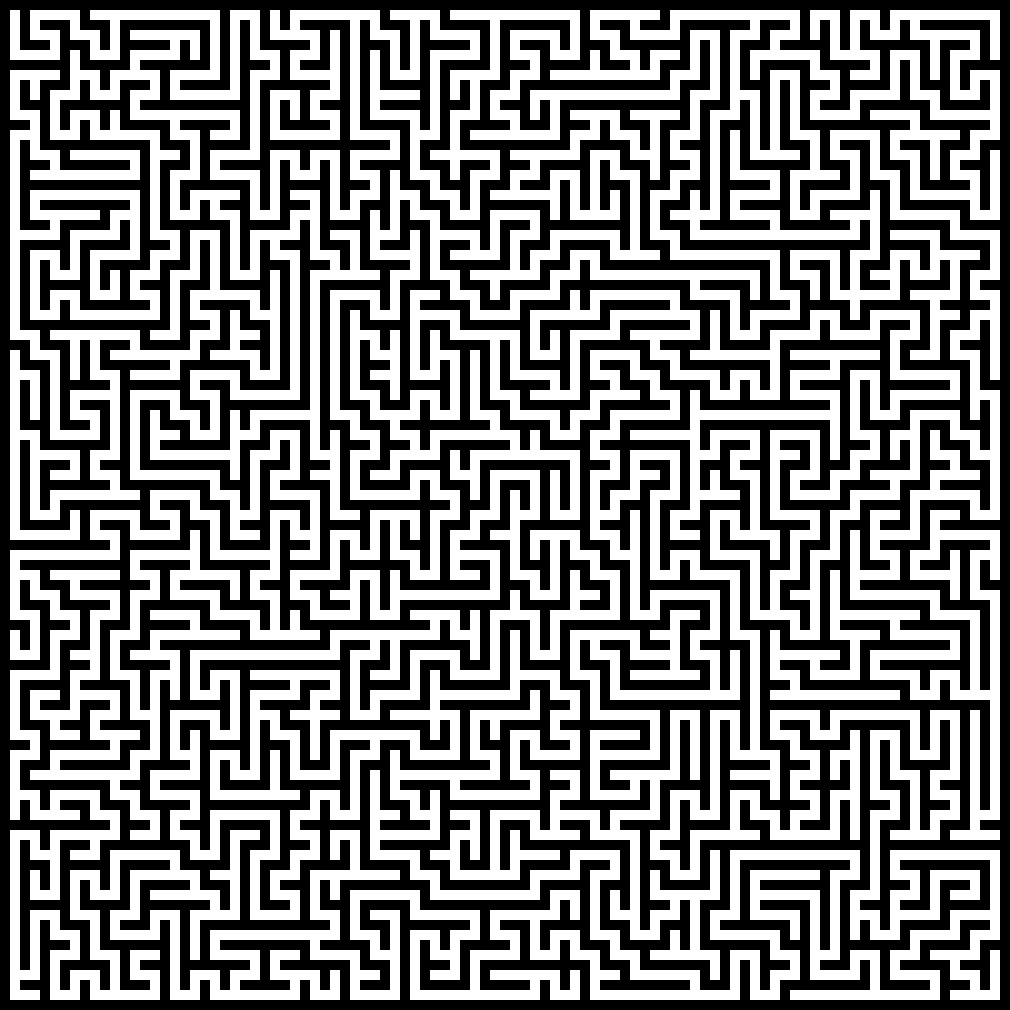

The Python source for this figure:
import numpy as np
from pyquil import Program, get_qc
from pyquil.gates import H, MEASURE
from PIL import Image, ImageDraw
import random


def generate_quantum_entropy(num_qubits, num_shots):
    """Generates entropy from quantum measurements."""
    program = Program()
    ro = program.declare('ro', 'BIT', num_qubits)

    # Apply Hadamard gates to all qubits
    for qubit in range(num_qubits):
        program += H(qubit)

    # Add measurement operations
    for qubit in range(num_qubits):
        program += MEASURE(qubit, ro[qubit])

    try:
        qvm = get_qc(f"{num_qubits}q-square-qvm")
        executable = qvm.compile(program)
        results = qvm.run(executable).readout_data['ro']

        # Combine results into decimal values
        entropy = [
            sum((bit << idx) for idx, bit in enumerate(measurement))
            for measurement in results
        ]
        return entropy
    except Exception as e:
        print(f"Error generating quantum entropy: {e}")
        return None


def initialize_maze(size):
    """Initializes a grid maze with all walls."""
    maze = np.ones((size, size), dtype=np.int8)  # 1 = wall, 0 = path
    return maze


def generate_maze(maze, entropy):
    """Generates a maze using quantum randomness."""
    size = maze.shape[0]
    stack = []
    visited = set()

    # Start in the top-left corner
    start_x, start_y = 1, 1
    maze[start_y, start_x] = 0  # Open the starting cell
    visited.add((start_x, start_y))
    stack.append((start_x, start_y))

    directions = [(0, -2), (0, 2), (-2, 0), (2, 0)]  # Up, Down, Left, Right

    while stack:
        current_x, current_y = stack[-1]
        random.shuffle(directions)  # Shuffle the directions for randomness

        moved = False
        for dx, dy in directions:
            nx, ny = current_x + dx, current_y + dy
            if 1 <= nx < size - 1 and 1 <= ny < size - 1 and (nx, ny) not in visited:
                # Open the wall between the current cell and the neighbor
                wall_x, wall_y = current_x + dx // 2, current_y + dy // 2
                maze[wall_y, wall_x] = 0  # Break the wall
                maze[ny, nx] = 0  # Open the neighbor cell
                visited.add((nx, ny))
                stack.append((nx, ny))
                moved = True
                break

        if not moved:
            stack.pop()  # Backtrack if no valid moves

    # Use quantum randomness to introduce additional paths
    for i in range(len(entropy)):
        rand_x = entropy[i % len(entropy)] % (size - 2) + 1
        rand_y = entropy[(i + 1) % len(entropy)] % (size - 2) + 1
        maze[rand_y, rand_x] = 0  # Open random walls

    return maze


def create_maze_image(maze, cell_size=10):
    """Converts the maze into an image."""
    size = maze.shape[0]
    img_size = size * cell_size
    image = Image.new("RGB", (img_size, img_size), "white")
    draw = ImageDraw.Draw(image)

    # Draw the maze
    for y in range(size):
        for x in range(size):
            if maze[y, x] == 1:  # Wall
                draw.rectangle(
                    [
                        (x * cell_size, y * cell_size),
                        ((x + 1) * cell_size - 1, (y + 1) * cell_size - 1),
                    ],
                    fill="black",
                )

    return image


def main():
    size = 101  # Maze size (must be odd for proper walls)
    num_qubits = 9
    num_shots = size * size
    cell_size = 10  # Size of each cell in pixels

    print("Generating quantum entropy...")
    entropy_data = generate_quantum_entropy(num_qubits, num_shots)

    if entropy_data:
        print(f"Generated {len(entropy_data)} entropy values.")
        print("Initializing maze...")
        maze = initialize_maze(size)

        print("Generating quantum maze...")
        quantum_maze = generate_maze(maze, entropy_data)

        print("Creating maze image...")
        maze_image = create_maze_image(quantum_maze, cell_size=cell_size)

        print("Saving maze image...")
        maze_image.save("quantum_maze.png")
        print("Quantum maze saved as 'quantum_maze.png'.")
    else:
        print("Failed to generate quantum entropy.")


if __name__ == "__main__":
    main()
